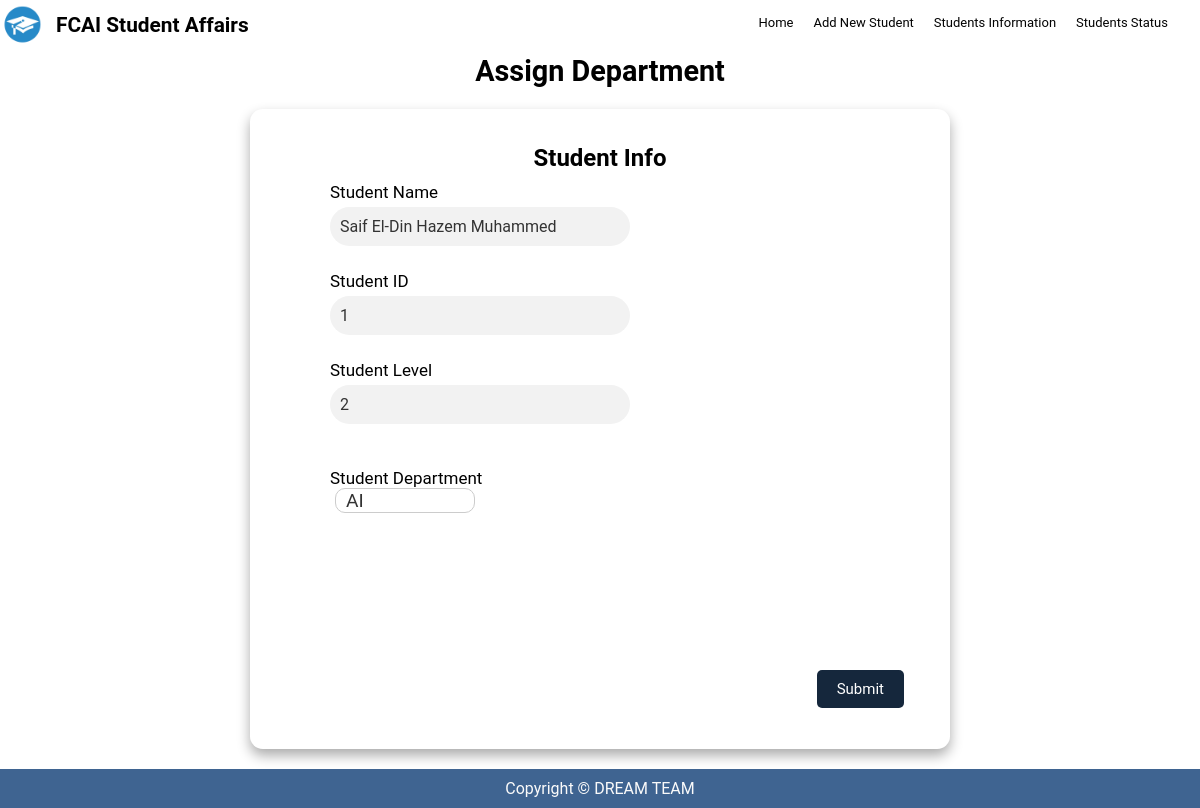
The page /assign-department/1/ on the database as committed earlier.
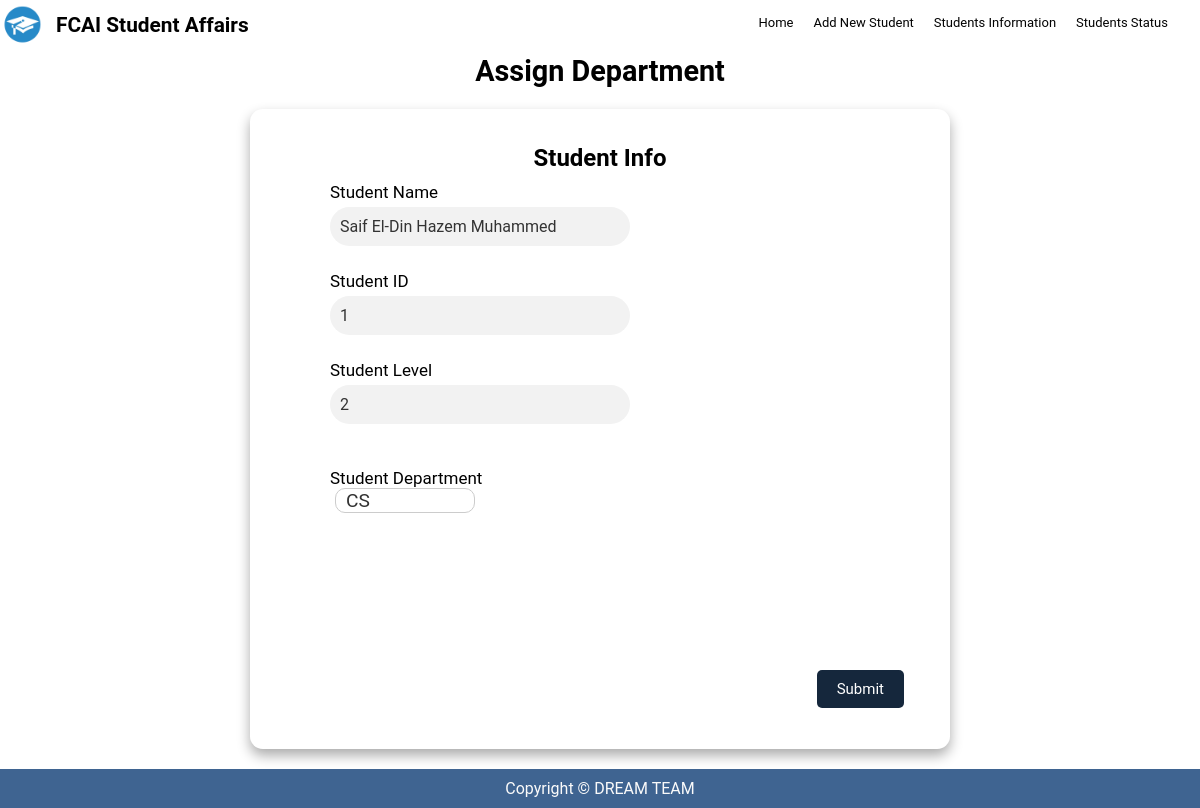
The same page on the database as committed later.
### students/models.py (models this page shows, shortened)
class Student(models.Model):
    name = models.CharField(max_length=50)
    status = models.CharField(max_length=25, choices=STATUS)
    birthDate = models.DateField()
    gpa = models.FloatField()
    phoneNumber = models.CharField(max_length=11)
    email = models.EmailField()
    gender = models.CharField(max_length=6, choices=GENDER)
    level = models.IntegerField(choices=LEVEL_CHOICES)
    department = models.CharField(max_length=25, choices=DEPARTMENTS)

### students/views.py (the view)
def assign_department(request, id):
    student = get_object_or_404(Student, id=id)
    if request.method == 'POST':
        department = request.POST.get('dep')
        student.department = department
        student.save()
        return redirect('students:studentData')
    context = {'student': student}
    return render(request, 'studentDepart.html', context)

### students/templates/studentDepart.html (shortened to what this page needs)
{% extends 'base.html' %} {% block body %} <br /><br />
<section class="table__header">
  <h1 class="statusTitle">Assign Department</h1>
</section>
<form action="{% url 'students:assign-department' student.id %}" method="POST">
  <div class="formOverall">
    <form id="editform">
      <h2 id="depH2">Student Info</h2>
      <div class="studentData">
        <div>
          <span class="formName">Student Name</span>
          <input type="text" name="name" disabled value="{{ student.name }}" />
        </div>
        <div>
          <span class="formName">Student ID </span>
          <input type="text" name="id" disabled value="{{ student.id }}" />
        </div>
        <div>
          <span class="formName">Student Level</span>
          <input type="text" name="id" disabled value="{{ student.level }}" />
        </div>
        <br /><br />
        <div>
          <span class="formName">Student Department</span>
          <select id="dep" name="dep" class="xD">
          <option value="CS"  {% if student.department == "CS" %}selected{% endif %}>CS</option>
          <option value="AI" {% if student.department == "AI" %}selected{% endif %}>AI</option>
          </select>
        </div>
      </div>
      <div class="smallBtnArea">
        <input
          type="submit"
          value="Submit"
          onclick="return confirm('Are you sure?')"
          class="Btn"
        />
      </div>
    </form>
  </div>
</form>
{% endblock body %}

Rows that differ between the two databases and show on the page:
changed Student "Saif El-Din Hazem Muhammed": dep "AI" → (not shown)
Other text that changed with them:
form field dep: (not shown) → "CS"
